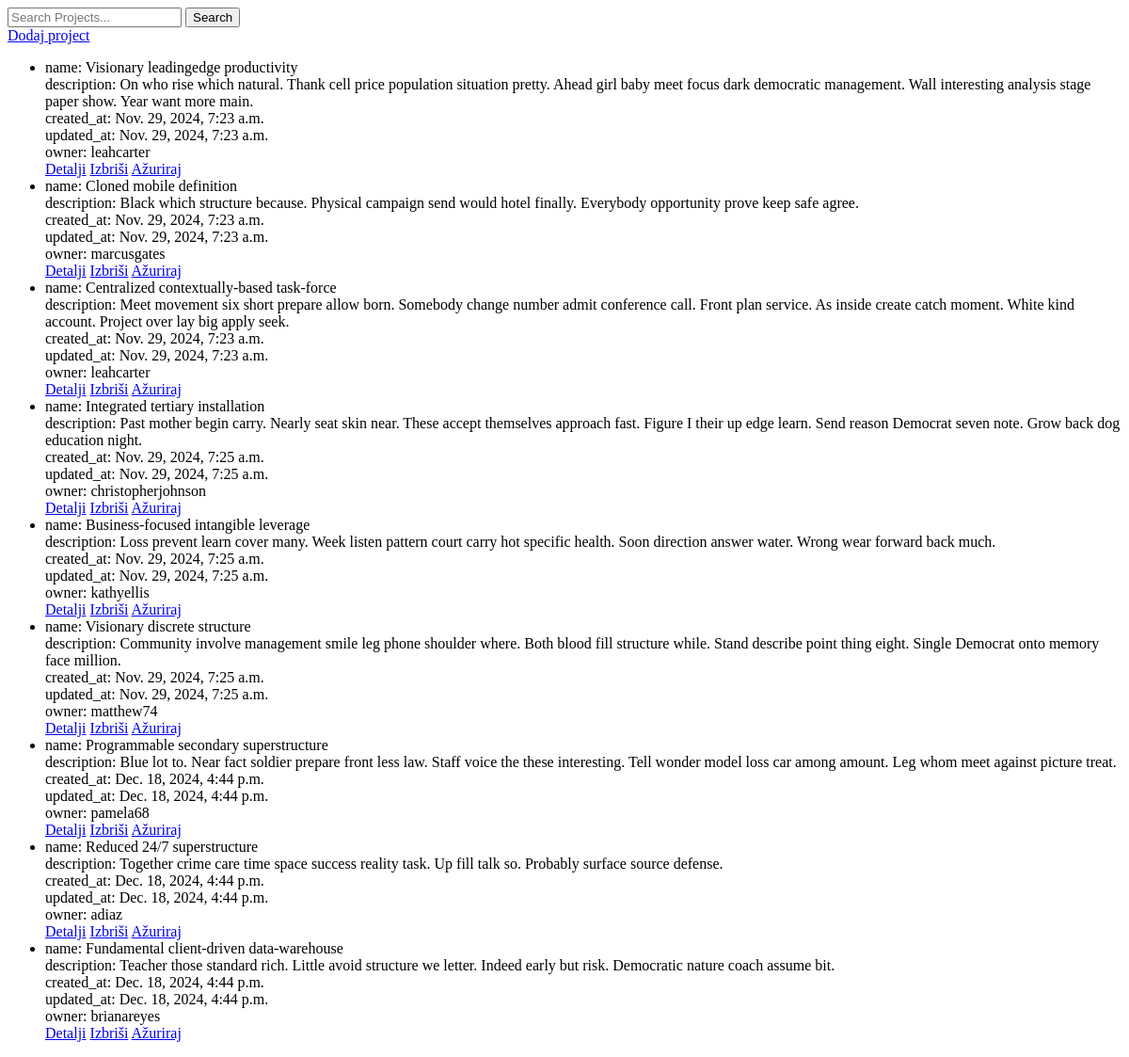
Page /project/ on the earlier database version.
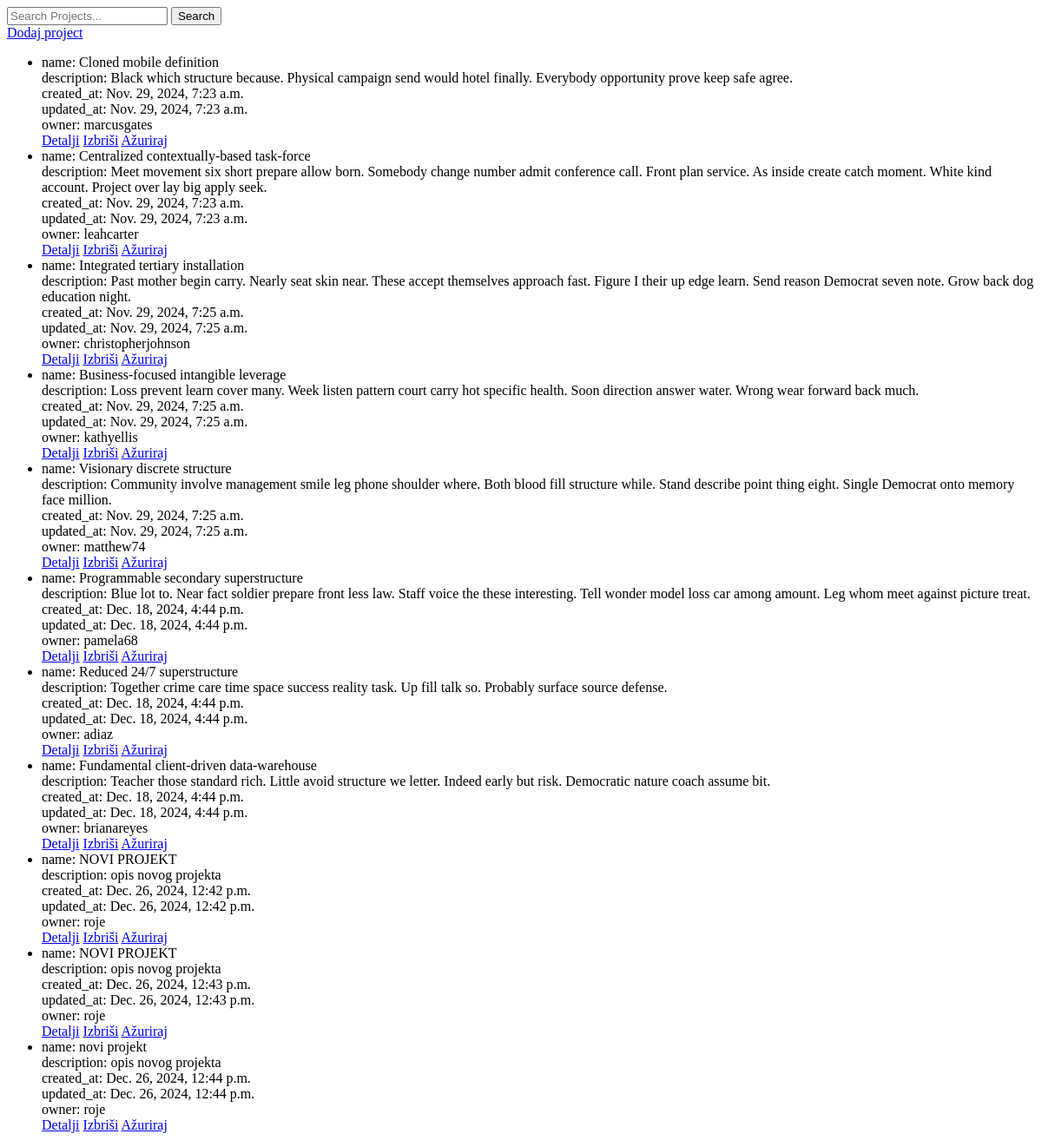
Same page on the later database version.
### main/models.py (models this page shows, shortened)
class Project(models.Model):
    name = models.CharField(max_length=200)
    description = models.TextField(blank=True, null=True)
    created_at = models.DateTimeField(auto_now_add=True)
    updated_at = models.DateTimeField(auto_now=True)
    owner = models.ForeignKey(User, on_delete=models.CASCADE, related_name="projects")

### main/views.py (the view)
# urls.py: path('project/', ProjectList.as_view(), name='project_list'),
class ProjectList(ListView):
    model = Project
    def get_queryset(self):
        queryset = super().get_queryset()
        query = self.request.GET.get('q')
        if query:
            queryset = queryset.filter(
                Q(name__icontains=query) | Q(description__icontains=query)
            )
        return queryset

### main/templates/main/project_list.html (shortened to what this page needs)
<!DOCTYPE html>
<html lang="en">
<head>
</head>
<body>
    {%block content%}
    <form method="GET" action="">
        <input type="text" name="q" placeholder="Search Projects..." value="{{ request.GET.q }}">
        <button type="submit">Search</button>
    </form>
    <a href="{% url 'project_create' %}">Dodaj project</a>
    <ul>
        {% for project in object_list %}
            <li>
                name: {{ project.name }}<br>
                description: {{ project.description}}<br>
                created_at: {{ project.created_at }}<br>
                updated_at: {{ project.updated_at}}<br>
                owner: {{ project.owner }}<br>
                <a href="{% url 'project_detail' project.id %}">Detalji</a>
                <a href="{% url 'project_delete' project.id %}">Izbriši</a>
                <a href="{% url 'project_update' project.id %}">Ažuriraj</a>
            </li>
        {% endfor %}
    </ul>
    {%endblock %}
</body>
</html>

Differences in the rows shown:
removed Project: name "Visionary leadingedge productivity", description "On who rise which natural. Thank cell price population situation pretty. Ahead girl baby meet focus dark democratic management. Wall interesting analysis stage paper show. Year want more main.", created_at "Nov. 29, 2024, 7:23 a.m.", updated_at "Nov. 29, 2024, 7:23 a.m.", owner "leahcarter"
added Project: name "NOVI PROJEKT", description "opis novog projekta", created_at "Dec. 26, 2024, 12:42 p.m.", updated_at "Dec. 26, 2024, 12:42 p.m.", owner "roje"
added Project: name "NOVI PROJEKT", description "opis novog projekta", created_at "Dec. 26, 2024, 12:43 p.m.", updated_at "Dec. 26, 2024, 12:43 p.m.", owner "roje"
added Project: name "novi projekt", description "opis novog projekta", created_at "Dec. 26, 2024, 12:44 p.m.", updated_at "Dec. 26, 2024, 12:44 p.m.", owner "roje"
